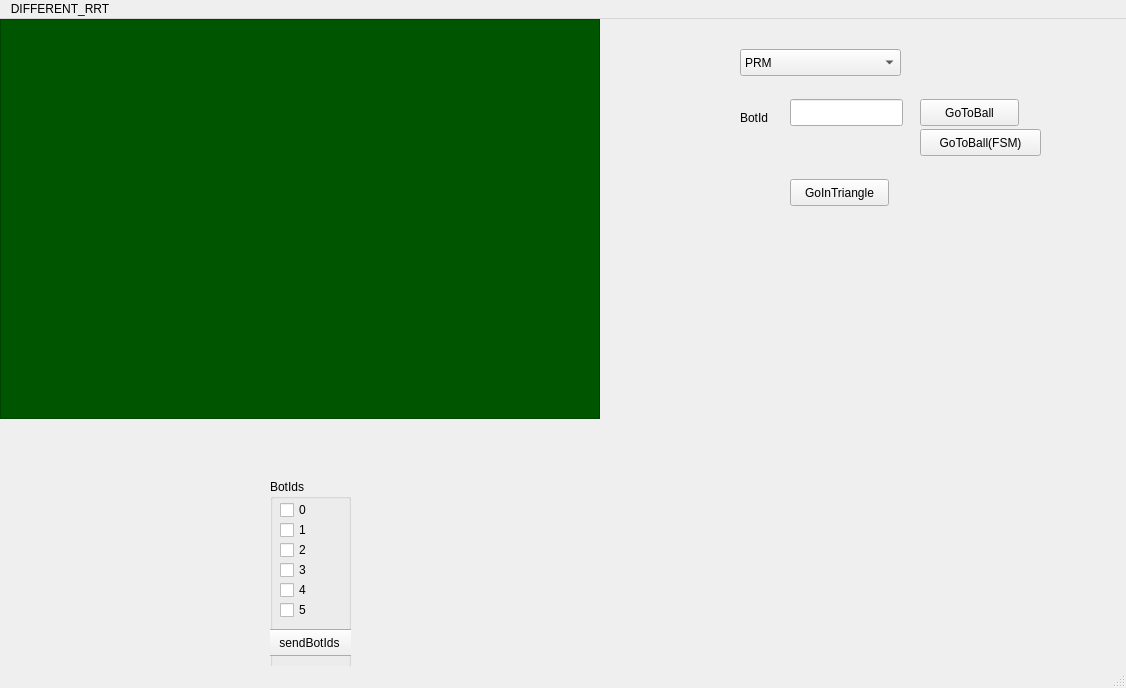
<?xml version="1.0" encoding="UTF-8"?>
<ui version="4.0">
 <class>MainWindow</class>
 <widget class="QMainWindow" name="MainWindow">
  <property name="geometry">
   <rect>
    <x>0</x>
    <y>0</y>
    <width>1126</width>
    <height>688</height>
   </rect>
  </property>
  <property name="windowTitle">
   <string>MainWindow</string>
  </property>
  <widget class="QWidget" name="centralwidget">
   <widget class="QGraphicsView" name="graphicsView">
    <property name="geometry">
     <rect>
      <x>0</x>
      <y>0</y>
      <width>600</width>
      <height>400</height>
     </rect>
    </property>
    <property name="styleSheet">
     <string notr="true">background-color: rgb(85, 170, 0);
background-color: rgb(0, 85, 0);</string>
    </property>
   </widget>
   <widget class="QPushButton" name="GoToBall">
    <property name="geometry">
     <rect>
      <x>920</x>
      <y>80</y>
      <width>99</width>
      <height>27</height>
     </rect>
    </property>
    <property name="text">
     <string>GoToBall</string>
    </property>
   </widget>
   <widget class="QLineEdit" name="textBotId">
    <property name="geometry">
     <rect>
      <x>790</x>
      <y>80</y>
      <width>113</width>
      <height>27</height>
     </rect>
    </property>
   </widget>
   <widget class="QLabel" name="bot_id">
    <property name="geometry">
     <rect>
      <x>740</x>
      <y>90</y>
      <width>41</width>
      <height>17</height>
     </rect>
    </property>
    <property name="text">
     <string>BotId</string>
    </property>
   </widget>
   <widget class="QComboBox" name="comboBox">
    <property name="geometry">
     <rect>
      <x>740</x>
      <y>30</y>
      <width>161</width>
      <height>27</height>
     </rect>
    </property>
    <item>
     <property name="text">
      <string>PRM</string>
     </property>
    </item>
    <item>
     <property name="text">
      <string>RRT</string>
     </property>
    </item>
    <item>
     <property name="text">
      <string>RRTConnect</string>
     </property>
    </item>
    <item>
     <property name="text">
      <string>RRTStar</string>
     </property>
    </item>
    <item>
     <property name="text">
      <string>LBTRRT</string>
     </property>
    </item>
    <item>
     <property name="text">
      <string>LazyRRT</string>
     </property>
    </item>
    <item>
     <property name="text">
      <string>TRRT</string>
     </property>
    </item>
    <item>
     <property name="text">
      <string>pRRT</string>
     </property>
    </item>
    <item>
     <property name="text">
      <string>EST</string>
     </property>
    </item>
   </widget>
   <widget class="QPushButton" name="GoToBallFsm">
    <property name="geometry">
     <rect>
      <x>920</x>
      <y>110</y>
      <width>121</width>
      <height>27</height>
     </rect>
    </property>
    <property name="text">
     <string>GoToBall(FSM)</string>
    </property>
   </widget>
   <widget class="QPushButton" name="GoInTriangle">
    <property name="geometry">
     <rect>
      <x>790</x>
      <y>160</y>
      <width>99</width>
      <height>27</height>
     </rect>
    </property>
    <property name="text">
     <string>GoInTriangle</string>
    </property>
   </widget>
   <widget class="QGroupBox" name="groupBox">
    <property name="geometry">
     <rect>
      <x>270</x>
      <y>460</y>
      <width>81</width>
      <height>201</height>
     </rect>
    </property>
    <property name="title">
     <string>BotIds</string>
    </property>
    <widget class="QCheckBox" name="bot0">
     <property name="geometry">
      <rect>
       <x>10</x>
       <y>20</y>
       <width>51</width>
       <height>22</height>
      </rect>
     </property>
     <property name="text">
      <string>0</string>
     </property>
    </widget>
    <widget class="QCheckBox" name="bot1">
     <property name="geometry">
      <rect>
       <x>10</x>
       <y>40</y>
       <width>51</width>
       <height>22</height>
      </rect>
     </property>
     <property name="text">
      <string>1</string>
     </property>
    </widget>
    <widget class="QCheckBox" name="bot2">
     <property name="geometry">
      <rect>
       <x>10</x>
       <y>60</y>
       <width>61</width>
       <height>22</height>
      </rect>
     </property>
     <property name="text">
      <string>2</string>
     </property>
    </widget>
    <widget class="QCheckBox" name="bot3">
     <property name="geometry">
      <rect>
       <x>10</x>
       <y>80</y>
       <width>61</width>
       <height>22</height>
      </rect>
     </property>
     <property name="text">
      <string>3</string>
     </property>
    </widget>
    <widget class="QCheckBox" name="bot4">
     <property name="geometry">
      <rect>
       <x>10</x>
       <y>100</y>
       <width>61</width>
       <height>22</height>
      </rect>
     </property>
     <property name="text">
      <string>4</string>
     </property>
    </widget>
    <widget class="QCheckBox" name="bot5">
     <property name="geometry">
      <rect>
       <x>10</x>
       <y>120</y>
       <width>41</width>
       <height>22</height>
      </rect>
     </property>
     <property name="text">
      <string>5</string>
     </property>
    </widget>
    <widget class="QPushButton" name="sendBotId">
     <property name="geometry">
      <rect>
       <x>-10</x>
       <y>150</y>
       <width>99</width>
       <height>27</height>
      </rect>
     </property>
     <property name="text">
      <string>sendBotIds</string>
     </property>
    </widget>
   </widget>
  </widget>
  <widget class="QMenuBar" name="menubar">
   <property name="geometry">
    <rect>
     <x>0</x>
     <y>0</y>
     <width>1126</width>
     <height>25</height>
    </rect>
   </property>
   <property name="nativeMenuBar">
    <bool>false</bool>
   </property>
   <widget class="QMenu" name="menuDIFFERENT_RRT">
    <property name="title">
     <string>DIFFERENT_RRT</string>
    </property>
   </widget>
   <addaction name="menuDIFFERENT_RRT"/>
  </widget>
  <widget class="QStatusBar" name="statusbar"/>
  <action name="actionRRT_CONNECT">
   <property name="text">
    <string>RRT_CONNECT</string>
   </property>
  </action>
  <action name="actionRRTStar">
   <property name="text">
    <string>RRT_STAR</string>
   </property>
  </action>
  <action name="actionRRT">
   <property name="text">
    <string>RRT</string>
   </property>
  </action>
 </widget>
 <resources/>
 <connections/>
</ui>
